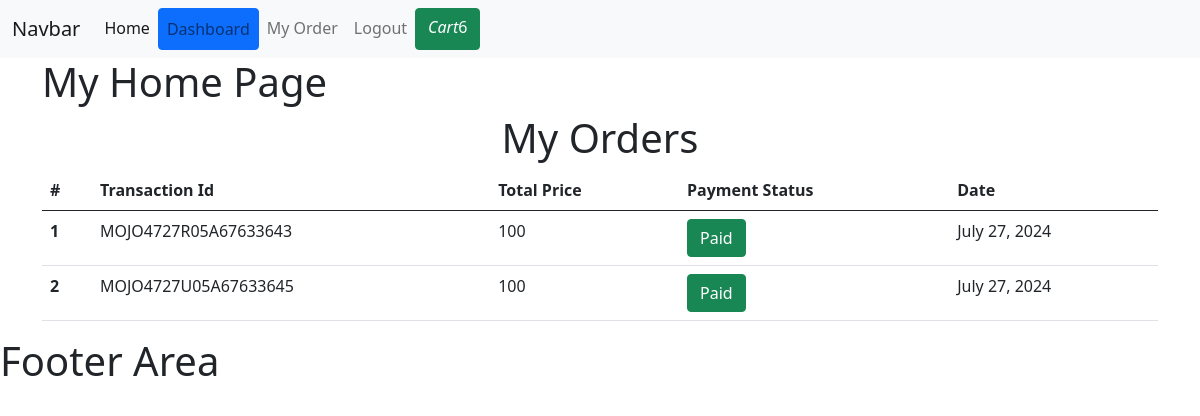
Page /orders/ (signed in) on the committed database.
### home/models.py (models this page shows)
class BaseModel(models.Model):
    uid = models.UUIDField(default=uuid.uuid4, editable=False, primary_key=True)
    created_at = models.DateField(auto_now_add=True)
    updated_at = models.DateField(auto_now_add=True)
    class Meta:
        abstract = True

class Cart(BaseModel):
    user = models.ForeignKey(User, null=True, blank=True, on_delete=models.SET_NULL, related_name="carts")
    is_paid = models.BooleanField(default=False)
    instamojo_id = models.CharField(max_length=1000)
    payment_id = models.CharField(max_length=100)
    def get_cart_total(self):
        return CartItems.objects.filter(cart = self).aggregate(Sum('pizza__price'))['pizza__price__sum']

### home/views.py (the view)
# urls.py: path('orders/', orders, name="orders"),
@login_required(login_url="/login/")
def orders(request):
    orders = Cart.objects.filter(is_paid = True, user = request.user)
    context = {"orders":orders}
    return render(request, "orders.html", context)

### home/templates/orders.html (shortened to what this page needs)
{% extends "base.html" %}
{% block start %}
<div class="container">
    <h1>My Home Page</h1>
    <div class="row">
        <div class="col-md-12">
            <div class="d-flex justify-content-center"><h1>My Orders</h1></div>
            {% if orders %}
            <table class="table">
                <thead>
                  <tr>
                    <th scope="col">#</th>
                    <th>Transaction Id</th>
                    <th scope="col">Total Price</th>
                    <th scope="col">Payment Status</th>
                    <th scope="col">Date</th>
                  </tr>
                </thead>
                <tbody>
                  {% for order in orders %}
                  <tr>
                    <th scope="row">{{forloop.counter}}</th>
                    <td scope="col">{{order.payment_id}}</td>
                    <td>{{order.get_cart_total}}</td>
                    {% if order.is_paid %}
                    <td><button class="btn btn-success">Paid</button></td>
                    {% endif %}
                    <td>{{order.created_at}}</td>
                  </tr>
                  {% endfor %}
                </tbody>
              </table>
              {% endif %}
        </div>
    </div>
</div>
{% endblock %}

### home/templates/base.html (shortened to what this page needs)
<!DOCTYPE html>
<html lang="en">
<head>
    <link href="https://cdn.jsdelivr.net/npm/bootstrap@5.0.2/dist/css/bootstrap.min.css" rel="stylesheet">
</head>
<body>
    <header>
        <nav class="navbar navbar-expand-lg navbar-light bg-light">
            <div class="container-fluid">
              <a class="navbar-brand" href="#">Navbar</a>
              <div class="collapse navbar-collapse" id="navbarNavAltMarkup">
                <div class="navbar-nav">
                  <a class="nav-link active" href="/" aria-current="page" href="#">Home</a>
                  {% if request.user.is_authenticated %}
                  <a class="nav-link btn btn-primary" href="{% url 'register' %}">Dashboard</a>
                  <a class="nav-link" href="{% url 'orders' %}">My Order</a>
                  <a class="nav-link" class="btn btn-danger" href="{% url 'logout' %}">Logout</a>
                  {% else %}
                  <a class="nav-link" href="{% url 'register' %}">Register</a>
                  <a class="nav-link" href="{% url 'login' %}">Login</a>
                  {% endif %}
                   {% if request.user.get_cart_count == 0 %}
                  <a class="btn btn-success" href="/"><i class="fa-solid fa-cart-shopping">Cart</i>{{ request.user.get_cart_count }} </a>
                  {% else %}
                  <a class="btn btn-success" href="{% url 'cart' %}"><i class="fa-solid fa-cart-shopping">Cart</i>{{ request.user.get_cart_count }} </a>
                  {% endif %}
                </div>
              </div>
              <button class="btn btn-light"></button>
            </div>
          </nav>
    </header>
    <main>
        {% block start %}
        {% endblock %}
    </main>
    <footer>
        <h1>Footer Area</h1>
    </footer>
</body>
</html>

### rows in the picture
Cart: payment_id "MOJO4727R05A67633643", get_cart_total "100", is_paid "Paid", created_at "July 27, 2024"
Cart: payment_id "MOJO4727U05A67633645", get_cart_total "100", is_paid "Paid", created_at "July 27, 2024"

### other values in the picture
{{ request.user.get_cart_count }} "6"
